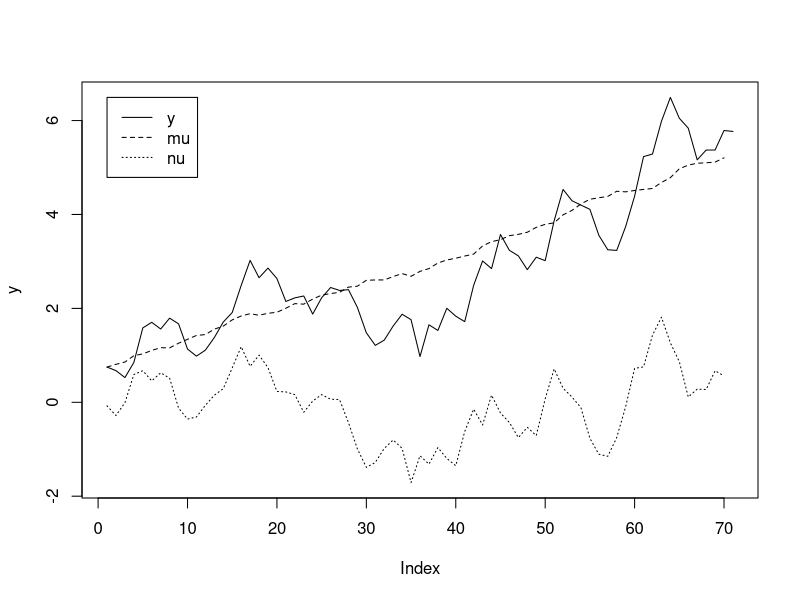

This chart was generated by the following R code:
rm(list=ls())
y0 <- .75
pi0 <- .0625
pi1 <- .001985
sig.w <- .00269
sig.delta <- .0000383
sig.mu0 <- .0901
sig.mu.delta <- -.00019033
rho <- .8468
theta <- -.0574
age <- 27
T2 <- 70
a0 <- 20


delta <- rnorm(1,mean=y0 * sig.mu.delta / sig.mu0,sd=sqrt(sig.delta - sig.mu.delta/sig.mu0))
#delta <- 0
w0 <- y0 - delta
xi <- rnorm(T2,sd=sqrt(pi0+pi1*(seq(age,T2 + age -1)-a0)))
w <- append(w0,rnorm(T2-1,sd=sqrt(sig.w)))
L <- rbind(rep(0,T2),cbind(diag(T2-1),rep(0,T2-1)))
#L <- cbind(rep(0,T2),rbind(diag(T2-1),rep(0,T2-1)))
mu <- solve(diag(T2)-L) %*% (delta + w)
nu <- solve(diag(T2) - rho* L) %*% (diag(T2) - theta * L) %*% xi
y = append(y0,mu + nu)
plot(y,ylim=range(y,mu,nu),type="n")
lines(y,lty=1)
lines(mu,lty=2)
lines(nu,lty=3)
#points(xi,pch=1)
#points(w,pch=2)
legend(1,range(y,mu,nu)[2],c("y","mu","nu"),lty=1:3)
print(cov(cbind(xi,w)))
print(y[1])

#print(c(y0,delta,mu))
